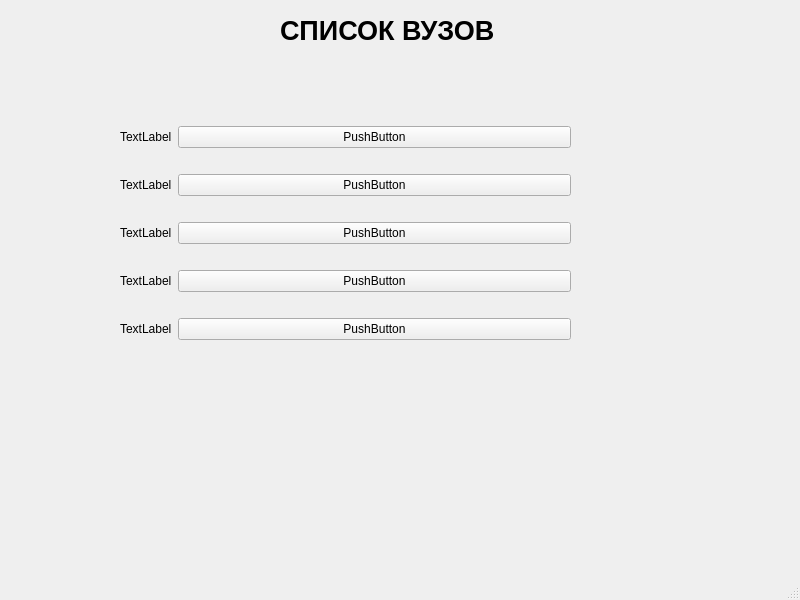
<?xml version="1.0" encoding="UTF-8"?>
<ui version="4.0">
 <class>MainWindow</class>
 <widget class="QMainWindow" name="MainWindow">
  <property name="geometry">
   <rect>
    <x>0</x>
    <y>0</y>
    <width>800</width>
    <height>600</height>
   </rect>
  </property>
  <property name="windowTitle">
   <string>MainWindow</string>
  </property>
  <widget class="QWidget" name="centralwidget">
   <widget class="QLabel" name="label">
    <property name="geometry">
     <rect>
      <x>280</x>
      <y>0</y>
      <width>231</width>
      <height>61</height>
     </rect>
    </property>
    <property name="font">
     <font>
      <pointsize>20</pointsize>
      <weight>75</weight>
      <bold>true</bold>
     </font>
    </property>
    <property name="text">
     <string>СПИСОК ВУЗОВ</string>
    </property>
   </widget>
   <widget class="QWidget" name="formLayoutWidget">
    <property name="geometry">
     <rect>
      <x>120</x>
      <y>110</y>
      <width>451</width>
      <height>251</height>
     </rect>
    </property>
    <layout class="QFormLayout" name="formLayout">
     <property name="labelAlignment">
      <set>Qt::AlignRight|Qt::AlignTrailing|Qt::AlignVCenter</set>
     </property>
     <property name="verticalSpacing">
      <number>10</number>
     </property>
     <item row="0" column="0">
      <widget class="QLabel" name="label_2">
       <property name="text">
        <string>TextLabel</string>
       </property>
      </widget>
     </item>
     <item row="1" column="0">
      <widget class="QLabel" name="label_3">
       <property name="text">
        <string>TextLabel</string>
       </property>
      </widget>
     </item>
     <item row="2" column="0">
      <widget class="QLabel" name="label_4">
       <property name="text">
        <string>TextLabel</string>
       </property>
      </widget>
     </item>
     <item row="3" column="0">
      <widget class="QLabel" name="label_5">
       <property name="text">
        <string>TextLabel</string>
       </property>
      </widget>
     </item>
     <item row="0" column="1">
      <widget class="QPushButton" name="pushButton">
       <property name="sizePolicy">
        <sizepolicy hsizetype="Minimum" vsizetype="Fixed">
         <horstretch>64</horstretch>
         <verstretch>64</verstretch>
        </sizepolicy>
       </property>
       <property name="text">
        <string>PushButton</string>
       </property>
      </widget>
     </item>
     <item row="1" column="1">
      <widget class="QPushButton" name="pushButton_2">
       <property name="text">
        <string>PushButton</string>
       </property>
      </widget>
     </item>
     <item row="2" column="1">
      <widget class="QPushButton" name="pushButton_3">
       <property name="text">
        <string>PushButton</string>
       </property>
      </widget>
     </item>
     <item row="3" column="1">
      <widget class="QPushButton" name="pushButton_4">
       <property name="text">
        <string>PushButton</string>
       </property>
      </widget>
     </item>
     <item row="4" column="0">
      <widget class="QLabel" name="label_6">
       <property name="text">
        <string>TextLabel</string>
       </property>
      </widget>
     </item>
     <item row="4" column="1">
      <widget class="QPushButton" name="pushButton_5">
       <property name="text">
        <string>PushButton</string>
       </property>
      </widget>
     </item>
    </layout>
   </widget>
  </widget>
  <widget class="QMenuBar" name="menubar">
   <property name="geometry">
    <rect>
     <x>0</x>
     <y>0</y>
     <width>800</width>
     <height>21</height>
    </rect>
   </property>
  </widget>
  <widget class="QStatusBar" name="statusbar"/>
 </widget>
 <resources/>
 <connections/>
</ui>
